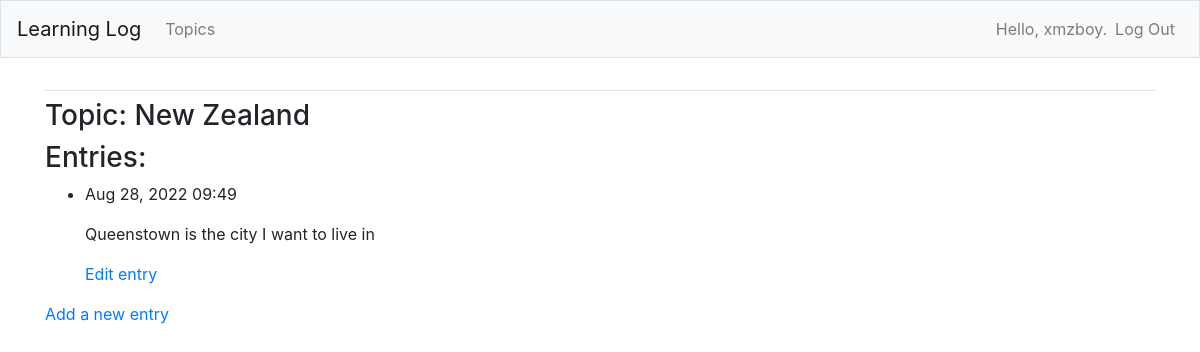
The app's page /topics/3/ (signed in), older data.
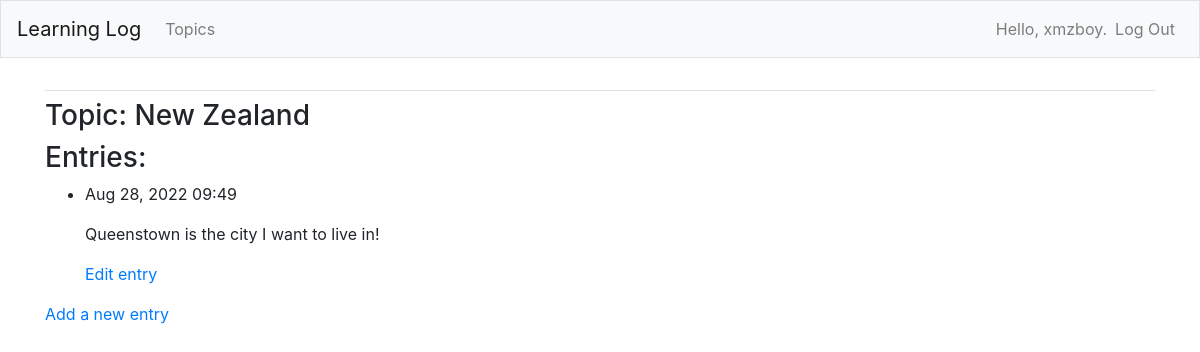
The same page, newer data.
### learning_logs/models.py (models this page shows, shortened)
class Entry(models.Model):
    topic = models.ForeignKey(Topic, on_delete=models.CASCADE)
    text = models.TextField()
    date_added = models.DateTimeField(auto_now_add=True)
    class Meta:
        verbose_name_plural = 'entries'

### learning_logs/views.py (the view)
# urls.py: path('topics/<int:topic_id>/', views.topic, name='topic'),
@login_required
def topic(request, topic_id):
    topic = Topic.objects.get(id=topic_id)
    check_topic_owner(topic.owner, request.user)
    entries = topic.entry_set.order_by('-date_added')
    context = {'topic': topic, 'entries': entries}
    return render(request, 'learning_logs/topic.html', context)

### learning_logs/models.py (called while the page is built)
    def __str__(self):
        return self.text

### learning_logs/views.py (called while the page is built)
def check_topic_owner(topic_owner, request_user):
    if topic_owner != request_user:
        raise Http404

### learning_logs/templates/learning_logs/topic.html (shortened to what this page needs)
<!DOCTYPE html>
<html lang="en">
<head>
    {% extends 'learning_logs/base.html' %}
  {% block content %}
  <h3>Topic: {{ topic }}</h3>
  <h3>Entries:</h3>
  <ul>
    {% for entry in entries %}
      <li>
        <p>{{ entry.date_added|date:'M d, Y H:i'}}</p>
        <p>{{ entry.text|linebreaks }}</p>
        <p><a href="{% url 'learning_logs:edit_entry' entry.id %}">Edit entry</a></p>
      </li>
    {% empty %}
      <li>There are no entries for this topic yet.</li>
    {% endfor %}
  </ul>
      <a href="{% url 'learning_logs:new_entry' topic.id %}">Add a new entry</a>
  {% endblock content %}

Row changes from the older to the newer data that the page shows:
changed Entry: text "Queenstown is the city I want to live in" → "Queenstown is the city I want to live in!"
